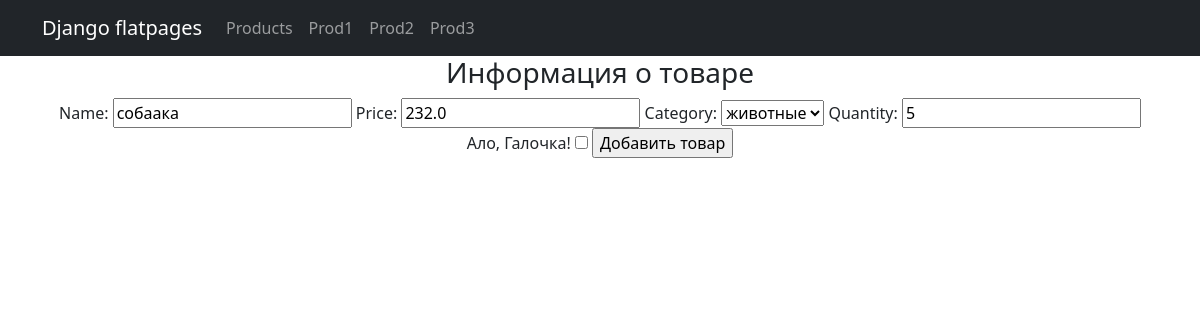
/products/create/7, run on an earlier commit of the app's database.
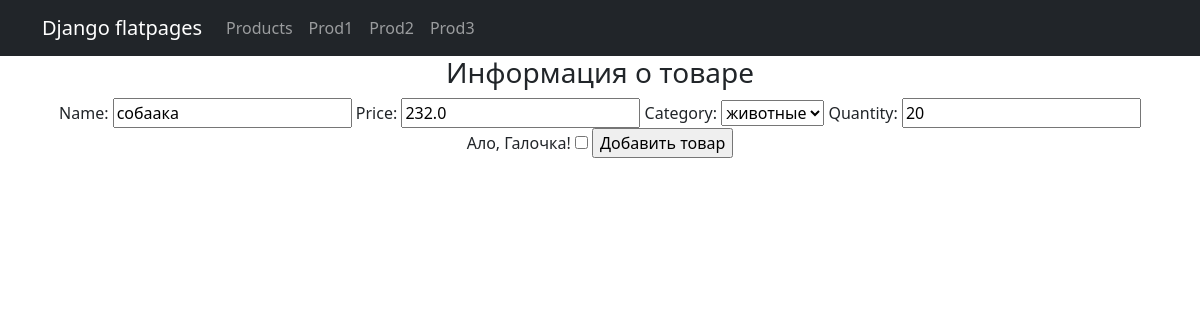
And on a later commit of the database.
### simple_app/models.py (models this page shows, shortened)
class Product(models.Model):
    name = models.CharField(max_length=200)
    price = models.FloatField(validators=[MinValueValidator(0.0, 'Price should be >= 0.0')])
    quantity = models.IntegerField(validators=[MinValueValidator(0, 'Quantity should be >= 0')])
    category = models.ForeignKey('Category', on_delete=models.CASCADE)

class Category(models.Model):
    name = models.CharField(max_length=200)
    def __str__(self):
        return f'{self.name}'

### simple_app/views.py (the view)
# urls.py: path('create/<int:pk>', ProductUpdateView.as_view(), name='product_update'),
class ProductUpdateView(UpdateView):
    template_name = 'product_create.html'
    form_class = ProductForm
    def get_object(self, **kwargs):
        id = self.kwargs.get('pk')
        return Product.objects.get(pk=id)

### simple_app/forms.py
class ProductForm(ModelForm):
    check_box = BooleanField(label='Ало, Галочка!')  # добавляем галочку, или же true-false поле
    class Meta:
        model = Product
        fields = ['name', 'price', 'category', 'quantity',
                  'check_box']  # не забываем включить галочку в поля иначе она не будет показываться на странице!

### templates/product_create.html (shortened to what this page needs)
{% extends 'flatpages/default.html' %}
{% block content %}
<h3>Информация о товаре</h3>
<form method="POST">
    {{ form }}
    <input type="submit" value="Добавить товар">
</form>
{% endblock content %}

What changed in the data, as far as the page shows it:
changed Product "животные": quantity "5" → "20"
